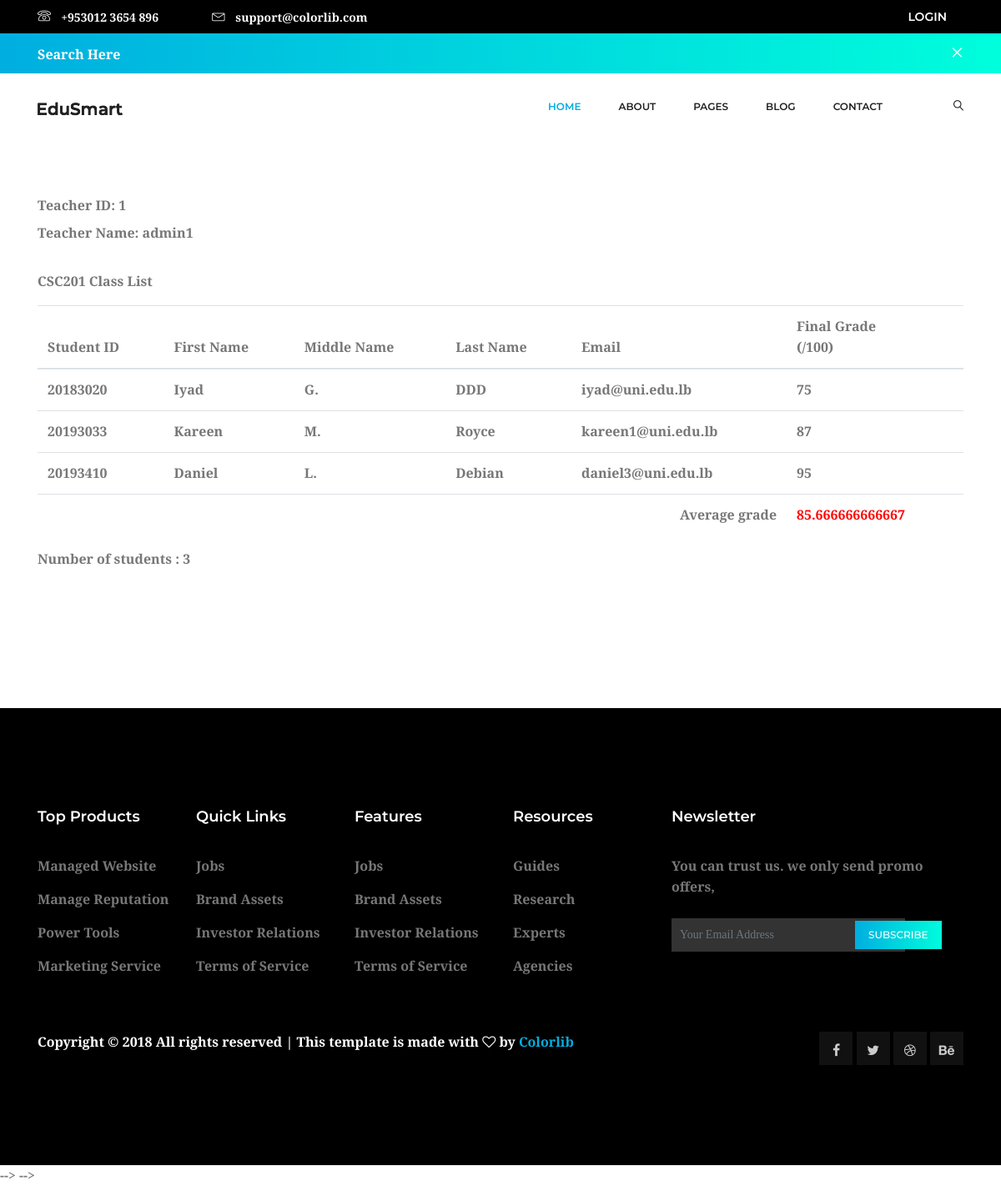
Screenshot of /classlistteacher-hanan.php?val=6 (signed in) with the database file from the repository.
### tables this page shows
CREATE TABLE IF NOT EXISTS `registration` (
  `id` int(11) NOT NULL AUTO_INCREMENT,
  `courseOfferingId` int(11) NOT NULL,
  `studentId` int(11) NOT NULL,
  `grade` int(11) NOT NULL,
  PRIMARY KEY (`id`)
);

CREATE TABLE IF NOT EXISTS `student` (
  `id` int(11) NOT NULL AUTO_INCREMENT,
  `firstName` varchar(255) NOT NULL,
  `middleName` varchar(255) NOT NULL,
  `lastName` varchar(255) NOT NULL,
  `email` varchar(255) NOT NULL,
  `mobileNumber` varchar(255) NOT NULL,
  `password` varchar(255) NOT NULL,
  PRIMARY KEY (`id`)
);

### classlistteacher-hanan.php (the view, shortened to what this page needs)
<?php
	$teacherId = $_SESSION['login']['id'];
	$teacherName = $_SESSION['login']['name'];
	$courseOfferingID = $_GET['val'];
?>
<!doctype html>
<html lang="en">
<head>
    <link rel="stylesheet" href="css/boo	tstrap.css">
    <link rel="stylesheet" href="vendors/linericon/style.css">
    <link rel="stylesheet" href="css/font-awesome.min.css">
    <link rel="stylesheet" href="vendors/owl-carousel/owl.carousel.min.css">
    <link rel="stylesheet" href="vendors/lightbox/simpleLightbox.css">
    <link rel="stylesheet" href="vendors/nice-select/css/nice-select.css">
    <link rel="stylesheet" href="vendors/animate-css/animate.css">
    <link rel="stylesheet" href="css/style.css">
</head>
<body>
    <header class="header_area">
        <div class="header-top">
            <div class="container">
                <div class="row align-items-center">
                    <div class="col-lg-6 col-sm-6 col-4 header-top-left">
                        <a href="tel:+9530123654896">
                            <span class="lnr lnr-phone"></span>
                            <span class="text">
                                <span class="text">+953012 3654 896</span>
                            </span>
                        </a>
                        <a href="mailto:support@colorlib.com">
                            <span class="lnr lnr-envelope"></span>
                            <span class="text">
                                <span class="text">support@colorlib.com</span>
                            </span>
                        </a>
                    </div>
                    <div class="col-lg-6 col-sm-6 col-8 header-top-right">
                        <a href="#" class="text-uppercase">Login</a>
                    </div>
                </div>
            </div>
        </div>
        <div class="main_menu">
            <div class="search_input" id="search_input_box">
                <div class="container">
                    <form class="d-flex justify-content-between" method="" action="">
                        <input type="text" class="form-control" id="search_input" placeholder="Search Here">
                        <span class="lnr lnr-cross" id="close_search" title="Close Search"></span>
                    </form>
                </div>
            </div>
            <nav class="navbar navbar-expand-lg navbar-light">
                <div class="container">
                    <a class="navbar-brand logo_h" href="index.html"><img src="img/logo.png" alt=""></a>
                    <div class="collapse navbar-collapse offset" id="navbarSupportedContent">
                        <ul class="nav navbar-nav menu_nav ml-auto">
                            <li class="nav-item active"><a class="nav-link" href="index.html">Home</a></li>
                            <li class="nav-item"><a class="nav-link" href="about-us.html">About</a></li>
                            <li class="nav-item submenu dropdown">
                                <a href="#" class="nav-link dropdown-toggle" data-toggle="dropdown" role="button"
                                    aria-haspopup="true" aria-expanded="false">Pages</a>
                            </li>
                            <li class="nav-item submenu dropdown">
                                <a href="#" class="nav-link dropdown-toggle" data-toggle="dropdown" role="button"
                                    aria-haspopup="true" aria-expanded="false">Blog</a>
                            </li>
                            <li class="nav-item"><a class="nav-link" href="contact.html">Contact</a></li>
                            <li class="nav-item">
                                <a href="#" class="nav-link search" id="search">
                                    <i class="lnr lnr-magnifier"></i>
                                </a>
                            </li>
                        </ul>
                    </div>
                </div>
            </nav>
        </div>
    </header>
<pre>
</pre>
<div class="container">
	<div>
			<label>Teacher ID: <?php print($teacherId); ?></label>
			<br>
			<label>Teacher Name: <?php print($teacherName); ?></label>
			<br>
			<br>
		</div>
		<label>CSC201 Class List</label>
	</div>
	<div class="whole-wrap">
		<div class="container">
			  <table class="table table-hover">
    <thead>
      <h1><tr>
        <th>Student ID</th>
        <th>First Name</th>
		<th>Middle Name</th>
		<th>Last Name</th>
		<th>Email</th>
        <th>Final Grade <br>(/100)</th>
      </tr></h1>
    </thead>
    <tbody>
		<?php
		$classAverage = 0.0;
		$numberOfStudents = 0;
		$sumGrades = 0;
		$server = 'localhost';
		$user = 'root';
		$pass = '';
		$connect = mysql_connect($server, $user, $pass);
		if(!$connect)
		{
			die("Cannot connect to $server using $user");
		}
		else
		{
			$SQLcmd = "SELECT registration.studentId, registration.grade, student.firstName, student.middleName, student.lastName, student.email FROM registration INNER JOIN student ON registration.studentId = student.id WHERE registration.courseOfferingID = '$courseOfferingID' ORDER BY student.id ASC";
			$results_id = mysql_query($SQLcmd, $connect);
			if($results_id)
			{
				while($row = mysql_fetch_row($results_id))
				{
					print("<tr>");
					$studentID = $row[0];
					$studentGrade = $row[1];
					$studentFirstName = $row[2];
					$studentMiddleName = $row[3];
					$studentLastName = $row[4];
					$studentEmail = $row[5];
					$numberOfStudents++;
					$sumGrades = $sumGrades + $studentGrade;
					print("<td>$studentID</td><td>$studentFirstName</td><td>$studentMiddleName</td><td>$studentLastName</td><td>$studentEmail</td>");
					if($studentGrade == 0)
					{
						$saveButton = true;
						print('<td>');
						print('<select name="gradesRange'.$numberOfStudents.'">');
						for($i=10; $i<=100; $i++)
						{
							echo "<option value=".$i.">".$i."</option>";
						}
						print('</td>');
					}
					else
					{
						print("<td>$studentGrade</td>");
					}
					print("</tr>");
				}
				if(($sumGrades > 0) && ($numberOfStudents > 0) )
					$classAverage = $sumGrades / $numberOfStudents;
				print('<tr><td></td><td></td><td></td><td></td><td align="right">Average grade</td><td style="color:red;">'.$classAverage. '</td></tr>');
				print("</tbody>");
				print("</table>");
				print("Number of students : $numberOfStudents<br>");
			}
			else
			{
				die("Cannot display table");
			}
		}
	?>
	</div>
	</div>
<pre>
</Pre>
    <footer class="footer-area section_gap">
			<div class="container">
				<div class="row">
					<div class="col-lg-2 col-md-6 single-footer-widget">
						<h4>Top Products</h4>
						<ul>
							<li><a href="#">Managed Website</a></li>
							<li><a href="#">Manage Reputation</a></li>
							<li><a href="#">Power Tools</a></li>
							<li><a href="#">Marketing Service</a></li>
						</ul>
					</div>
					<div class="col-lg-2 col-md-6 single-footer-widget">
						<h4>Quick Links</h4>
						<ul>
							<li><a href="#">Jobs</a></li>
							<li><a href="#">Brand Assets</a></li>
							<li><a href="#">Investor Relations</a></li>
							<li><a href="#">Terms of Service</a></li>
						</ul>
					</div>
					<div class="col-lg-2 col-md-6 single-footer-widget">
						<h4>Features</h4>
						<ul>
							<li><a href="#">Jobs</a></li>
							<li><a href="#">Brand Assets</a></li>
							<li><a href="#">Investor Relations</a></li>
							<li><a href="#">Terms of Service</a></li>
						</ul>
					</div>
					<div class="col-lg-2 col-md-6 single-footer-widget">
						<h4>Resources</h4>
						<ul>
							<li><a href="#">Guides</a></li>
							<li><a href="#">Research</a></li>
							<li><a href="#">Experts</a></li>
							<li><a href="#">Agencies</a></li>
						</ul>
					</div>
					<div class="col-lg-4 col-md-6 single-footer-widget">
						<h4>Newsletter</h4>
						<p>You can trust us. we only send promo offers,</p>
						<div class="form-wrap" id="mc_embed_signup">
							<form target="_blank" action="https://spondonit.us12.list-manage.com/subscribe/post?u=1462626880ade1ac87bd9c93a&amp;id=92a4423d01"
								method="get" class="form-inline">
								<input class="form-control" name="EMAIL" placeholder="Your Email Address" onfocus="this.placeholder = ''"
									onblur="this.placeholder = 'Your Email Address '" required="" type="email">
								<button class="click-btn btn btn-default">
									<span>subscribe</span>
								</button>
							</form>
						</div>
					</div>
				</div>
				<div class="row footer-bottom d-flex justify-content-between">
					<p class="col-lg-8 col-sm-12 footer-text m-0 text-white">Copyright © 2018 All rights reserved | This
						template is
						made with <i class="fa fa-heart-o" aria-hidden="true"></i> by <a href="#">Colorlib</a></p>
					<div class="col-lg-4 col-sm-12 footer-social">
						<a href="#"><i class="fa fa-facebook"></i></a>
						<a href="#"><i class="fa fa-twitter"></i></a>
						<a href="#"><i class="fa fa-dribbble"></i></a>
						<a href="#"><i class="fa fa-behance"></i></a>
					</div>
				</div>
			</div>
		</footer> -->
		 -->
	</body>
	</html>

### rows the page displays
registration: studentId "20183020", studentId.firstName "Iyad", studentId.middleName "G.", studentId.lastName "DDD", studentId.email "iyad@uni.edu.lb", grade "75"
registration: studentId "20193033", studentId.firstName "Kareen", studentId.middleName "M.", studentId.lastName "Royce", studentId.email "kareen1@uni.edu.lb", grade "87"
registration: studentId "20193410", studentId.firstName "Daniel", studentId.middleName "L.", studentId.lastName "Debian", studentId.email "daniel3@uni.edu.lb", grade "95"

### other values shown
$teacherId "1"
$teacherName "admin1"
$classAverage "85.666666666667"
$numberOfStudents "3"
